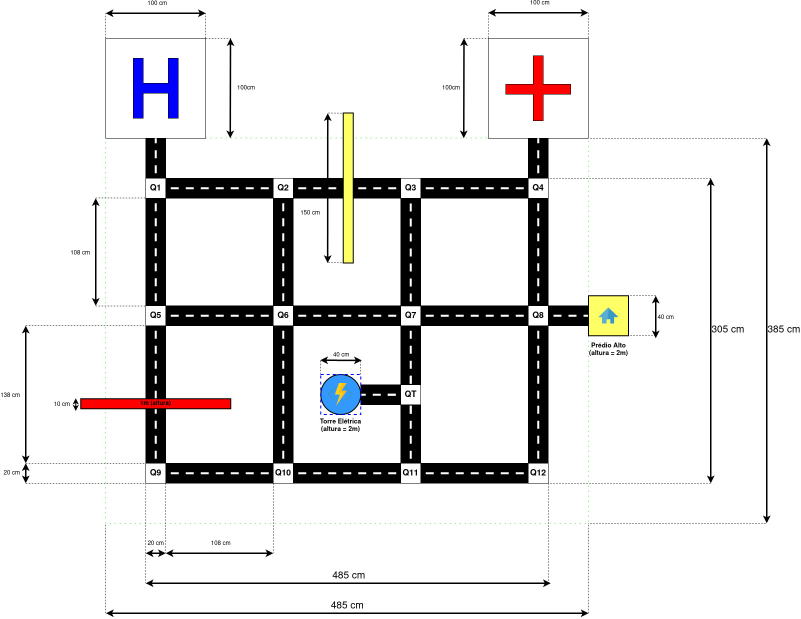
#> input picture Visao/Fira/FIRA_Cenario.jpg, 1601 x 1238 px, given in place of the camera (shown at 1/2 size)
$ python HSV_filtering.py
#> lines starting #> are read from the running program, lines starting #| are printed output that depends on the picture; after the words box and inside, x2 and y2 are one past the last pixel; in counts of white or black regions, pixels touching at a corner belong together
import imutils
import cv2
import time

def nothing(val):
    pass

print("OpenCV version: " + cv2.__version__)

#vid = cv2.VideoCapture("http://192.168.1.11:8080/video")
vid = cv2.VideoCapture(0)

print(vid.isOpened())

if not vid.isOpened():
    print("exit by video initializing error")
    exit(0)

trackbar_window_name = 'Thresh Trackbar'

trackbar_flagGRAY_name = 'Thresh GRAY Flag'
trackbar_flagHSV_name = 'Thresh HSV Flag'
trackbar_thresh_name = 'Thresh GRAY'
trackbar_thresh_name_Hmin = 'HSV: min H'
trackbar_thresh_name_Smin = 'HSV: min S'
trackbar_thresh_name_Vmin = 'HSV: min V'
trackbar_thresh_name_Hmax = 'HSV: max H'
trackbar_thresh_name_Smax = 'HSV: max S'
trackbar_thresh_name_Vmax = 'HSV: max V'

thresh_methodHSV_flag = False
thresh_methodGRAY_flag = False
thresh_gray_value = 45
thresh_Hmin_value = 0
thresh_Hmax_value = 181
thresh_Smin_value = 0
thresh_Smax_value = 13
thresh_Vmin_value = 227
thresh_Vmax_value = 255


cv2.namedWindow(trackbar_window_name,cv2.WINDOW_FREERATIO)

cv2.createTrackbar(trackbar_flagGRAY_name, trackbar_window_name, thresh_methodGRAY_flag, 1, nothing)
#> slider 'Thresh GRAY Flag' is set to 1
cv2.createTrackbar(trackbar_flagHSV_name, trackbar_window_name , thresh_methodHSV_flag, 1, nothing)
#> slider 'Thresh HSV Flag' is set to 1
cv2.createTrackbar(trackbar_thresh_name, trackbar_window_name , thresh_gray_value, 255, nothing)
cv2.createTrackbar(trackbar_thresh_name_Hmin, trackbar_window_name , thresh_Hmin_value, 255, nothing)
#> slider 'HSV: min H' is set to 51
cv2.createTrackbar(trackbar_thresh_name_Hmax, trackbar_window_name , thresh_Hmax_value, 255, nothing)
cv2.createTrackbar(trackbar_thresh_name_Smin, trackbar_window_name , thresh_Smin_value, 255, nothing)
#> slider 'HSV: min S' is set to 51
cv2.createTrackbar(trackbar_thresh_name_Smax, trackbar_window_name , thresh_Smax_value, 255, nothing)
cv2.createTrackbar(trackbar_thresh_name_Vmin, trackbar_window_name , thresh_Vmin_value, 255, nothing)
cv2.createTrackbar(trackbar_thresh_name_Vmax, trackbar_window_name , thresh_Vmax_value, 255, nothing)

while(True):
    # Capture frame-by-frame
    t = time.time()
    ret, frame = vid.read()
#> frame is the input picture: shape (1238, 1601, 3); mean B, G, R 227.9, 227.9, 228.8

    thresh_methodHSV_flag = cv2.getTrackbarPos(trackbar_flagHSV_name,trackbar_window_name)

    thresh_methodGRAY_flag = cv2.getTrackbarPos(trackbar_flagGRAY_name,trackbar_window_name)

    #HSV THRESH
    if thresh_methodHSV_flag:


        hsv = cv2.cvtColor(frame,cv2.COLOR_BGR2HSV)
#> hsv: shape (1238, 1601, 3); mean H, S, V 2.3, 4, 230.1
        #hsv = cv2.fastNlMeansDenoisingColored(hsv,hsv)

        thresh_Hmin_value = cv2.getTrackbarPos(trackbar_thresh_name_Hmin,trackbar_window_name)
        thresh_Smin_value = cv2.getTrackbarPos(trackbar_thresh_name_Smin,trackbar_window_name)
        thresh_Vmin_value = cv2.getTrackbarPos(trackbar_thresh_name_Vmin,trackbar_window_name)
        thresh_Hmax_value = cv2.getTrackbarPos(trackbar_thresh_name_Hmax,trackbar_window_name)
        thresh_Smax_value = cv2.getTrackbarPos(trackbar_thresh_name_Smax,trackbar_window_name)
        thresh_Vmax_value = cv2.getTrackbarPos(trackbar_thresh_name_Vmax,trackbar_window_name)

        thresh_hsv = cv2.inRange(hsv, (thresh_Hmin_value, thresh_Smin_value, thresh_Vmin_value), (thresh_Hmax_value, thresh_Smax_value, thresh_Vmax_value))
#> thresh_hsv: shape (1238, 1601); every value is 0

        #thresh_hsv = cv2.erode(thresh_hsv, None)
        #thresh_hsv = cv2.dilate(thresh_hsv, None)
        #thresh_hsv = cv2.morphologyEx(thresh_hsv, cv2.MORPH_OPEN, None)
        thresh_hsv = cv2.morphologyEx(thresh_hsv, cv2.MORPH_DILATE, None)
        thresh_hsv = cv2.morphologyEx(thresh_hsv, cv2.MORPH_CLOSE, None)


        cnts_hsv, hierarchy = cv2.findContours(thresh_hsv,cv2.RETR_EXTERNAL, cv2.CHAIN_APPROX_NONE)
#> cnts_hsv = []


        filtered = 0
        for i in range(len(cnts_hsv)):
            cnt = cnts_hsv[int(i)]
            cnt = cv2.approxPolyDP(cnt, 0.05*cv2.arcLength(cnt, False), True)
            moment_hsv = cv2.moments(cnt)
            moment_iter = moment_hsv['m00']
            if moment_iter >= 1500:
                cnts_hsv[i] = cv2.convexHull(cnts_hsv[i])
                pts = cv2.convexHull(cnts_hsv[i],returnPoints= True)
                cv2.drawContours( frame, cnts_hsv, i, ( 0, 0, 255), 5)
                cv2.drawContours( frame, pts, -1, ( 0, 255, 0), 5)
                filtered += 1
#> this loop made 0 passes
#> after the loop, filtered = 0

        print(str(time.time()-t) + ': Higher than limit: ' + str(filtered) + ' , All contours: ' + str(len(cnts_hsv)) + '\n')

    #apenas um teste
    #GRAY THRESH
    if thresh_methodGRAY_flag:
        gray = cv2.cvtColor(frame, cv2.COLOR_BGR2GRAY)
        gray = cv2.GaussianBlur(gray, (5, 5), 0)

        thresh_gray_value = cv2.getTrackbarPos(trackbar_thresh_name,trackbar_window_name)
#> thresh_gray_value = 45
        thresh_gray = cv2.threshold(gray, thresh_gray_value, 255, cv2.THRESH_BINARY)[1]
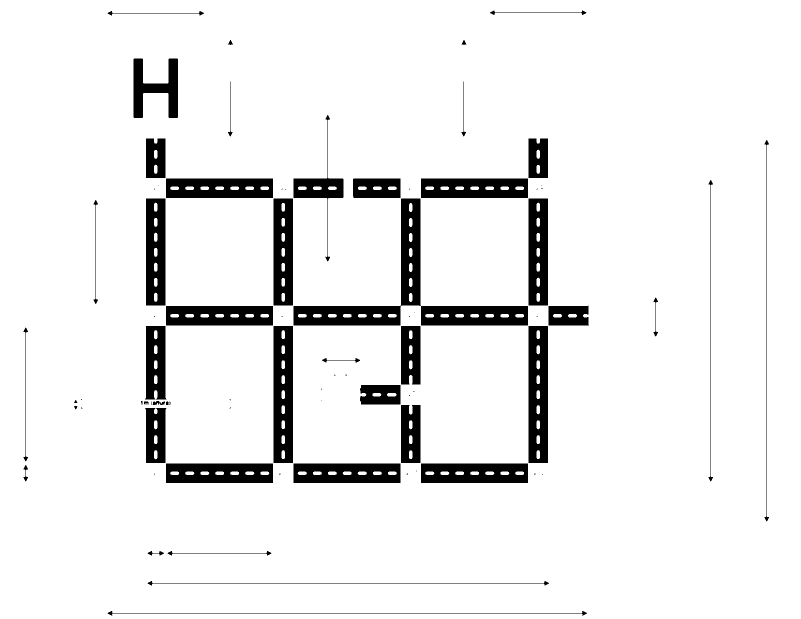
#> thresh_gray: shape (1238, 1601) (shown at 1/2 size); 92% white; 77 black regions (32 under 20 px), largest, box (x1, y1, x2, y2) and area: (587, 397, 1056, 651) 22698, (547, 652, 586, 926) 9682, (1057, 652, 1096, 926) 9676

        thresh_gray = cv2.erode(thresh_gray, None, iterations=2)
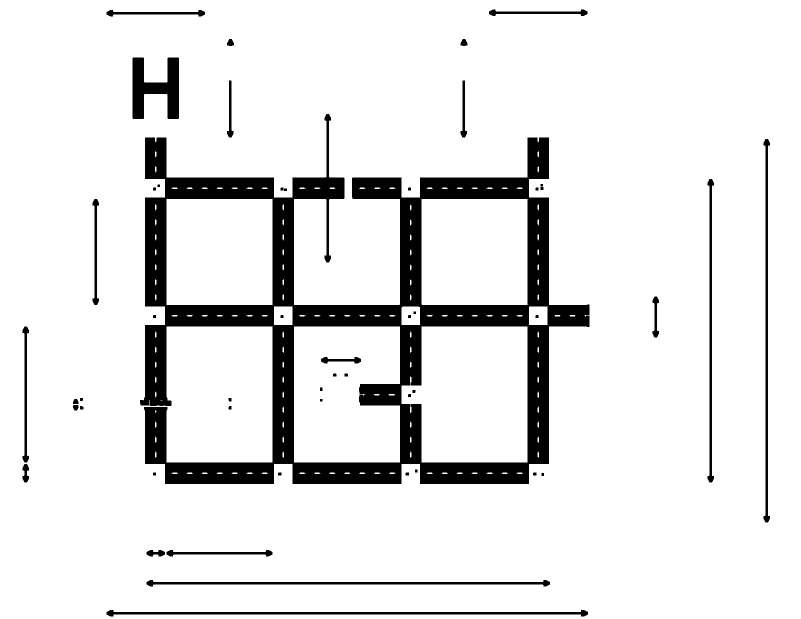
#> thresh_gray: shape (1238, 1601) (shown at 1/2 size); 89.3% white; 50 black regions, largest, box (x1, y1, x2, y2) and area: (280, 228, 1179, 968) 178927, (265, 115, 358, 238) 6735, (213, 1220, 1176, 1233) 4975
        thresh_gray = cv2.dilate(thresh_gray, None, iterations=2)
#> thresh_gray: shape (1238, 1601); 92% white; 71 black regions (29 under 20 px)

        cnts_gray = cv2.findContours(thresh_gray.copy(), cv2.RETR_EXTERNAL,
	    cv2.CHAIN_APPROX_SIMPLE)
#> cnts_gray = 1 contour; box (x1, y1, x2, y2) and area: (0, 0, 1601, 1238) 1979200

        cnts_gray = imutils.grab_contours(cnts_gray)
#> cnts_gray = [[[0, 0], [0, 1237], [1600, 1237], [1600, 0]]]

        if len(cnts_gray):
            c_gray = max(cnts_gray, key=cv2.contourArea)
#> c_gray = [[0, 0], [0, 1237], [1600, 1237], [1600, 0]]

            extLeft = tuple(c_gray[c_gray[:, :, 0].argmin()][0])
#> extLeft = (0, 0)
            extRight = tuple(c_gray[c_gray[:, :, 0].argmax()][0])
#> extRight = (1600, 1237)
            extTop = tuple(c_gray[c_gray[:, :, 1].argmin()][0])
#> extTop = (0, 0)
            extBot = tuple(c_gray[c_gray[:, :, 1].argmax()][0])
#> extBot = (0, 1237)

            cv2.drawContours(frame, [c_gray], -1, (0, 255, 255), 2)
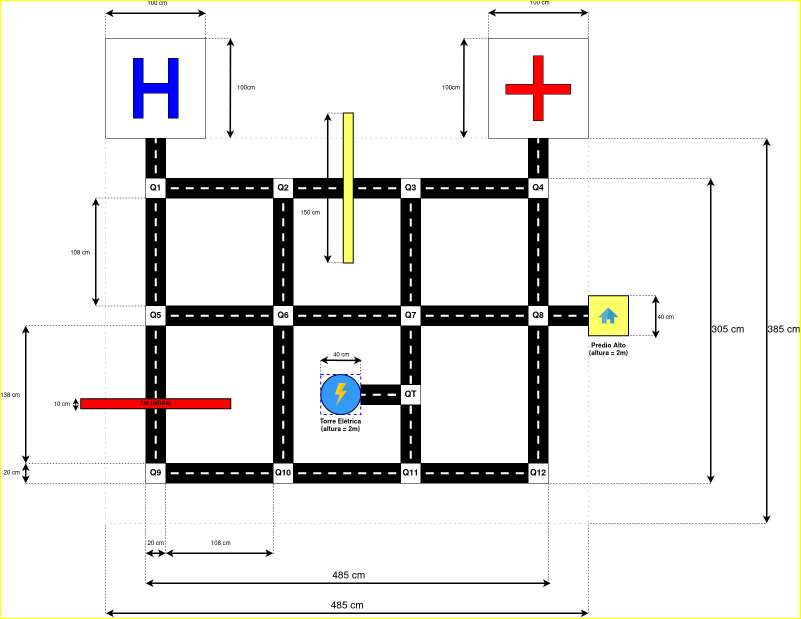
#> frame: shape (1238, 1601, 3) (shown at 1/2 size); 0.57% of pixels changed, all inside (x1, y1, x2, y2) = (0, 0, 1601, 1238)
            cv2.circle(frame, extLeft, 6, (0, 0, 255), -1)
#> frame: shape (1238, 1601, 3); under 0.01% of pixels changed, all inside (x1, y1, x2, y2) = (0, 0, 7, 7)
            cv2.circle(frame, extRight, 6, (0, 255, 0), -1)
#> frame: shape (1238, 1601, 3); mean B, G, R 226.4, 227.9, 228.8
            cv2.circle(frame, extTop, 6, (255, 0, 0), -1)
#> frame: shape (1238, 1601, 3); mean B, G, R 226.4, 227.9, 228.8
            cv2.circle(frame, extBot, 6, (255, 255, 0), -1)
#> frame: shape (1238, 1601, 3); mean B, G, R 226.4, 227.9, 228.8


        # Our operations on the frame come here

    t = time.time() - t
    fps = 1/t
    fps = round(fps,2)
    #print(fps)

    cv2.putText(frame, str(fps) , (50,50), 1, cv2.FONT_HERSHEY_COMPLEX,(0,0,255),1,cv2.LINE_AA)
#> frame: shape (1238, 1601, 3); mean B, G, R 226.4, 227.8, 228.8
    # Display the resulting frame

    frame = cv2.resize(frame, (480,360))
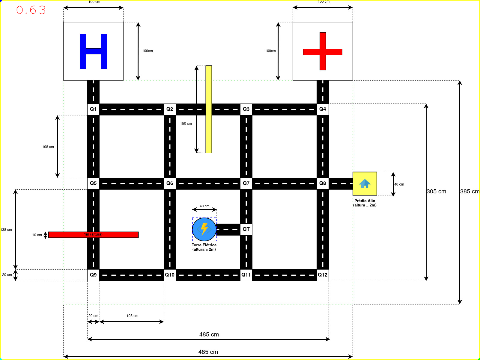
#> frame: shape (360, 480, 3); mean B, G, R 225.6, 227.5, 228.6
    cv2.imshow('Frame',frame)

    if thresh_methodHSV_flag:
        hsv = cv2.resize(hsv, (480,360))
#> hsv: shape (360, 480, 3); mean H, S, V 2.4, 4, 229.9
        thresh_hsv = cv2.resize(thresh_hsv, (480,360))
#> thresh_hsv: shape (360, 480); every value is 0
        cv2.imshow('HSV',hsv)
        cv2.imshow('Thresh HSV', thresh_hsv)

    if thresh_methodGRAY_flag:
        thresh_gray = cv2.resize(thresh_gray, (480,360))
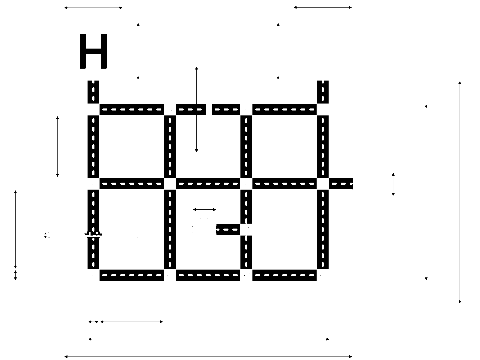
#> thresh_gray: shape (360, 480); min 0, max 255, mean 234.8
        gray = cv2.resize(thresh_gray, (480,360))
        cv2.imshow('thresh',thresh_gray)
        cv2.imshow('gray',gray)

    if cv2.waitKey(1) & 0xFF == ord('q'):
#> (key q is pressed here)
        break

# When everything done, release the capture
vid.release()
cv2.destroyAllWindows()
